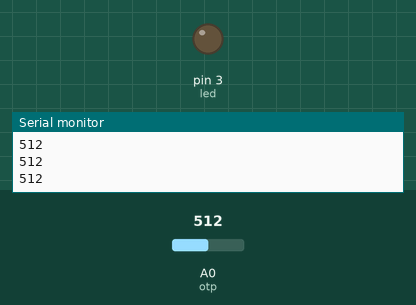
The sketch below on a simulated Arduino Uno, built with avr-gcc and run on an emulated ATmega328P. Parts: output pins drawn as LEDs (lit = HIGH), the last lines printed to the serial monitor. The test bench sets the inputs (shaded band); at power-on: A0 (otp) = 512.

Above: at 1.2 s.
1.3 s: A0 (otp) set to 716
At 1.8 s:
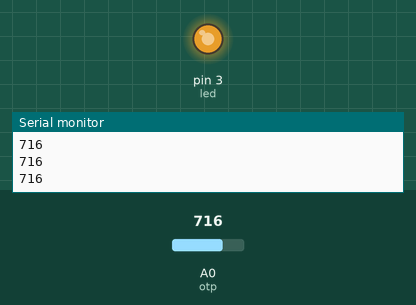
2.8 s: A0 (otp) set to 758
At 4.0 s:
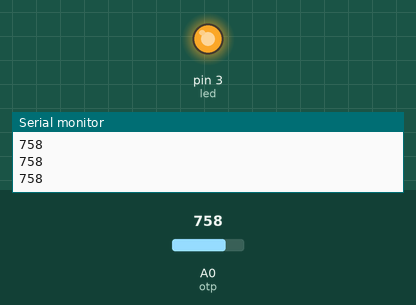
4.3 s: A0 (otp) set to 768
At 5.3 s:
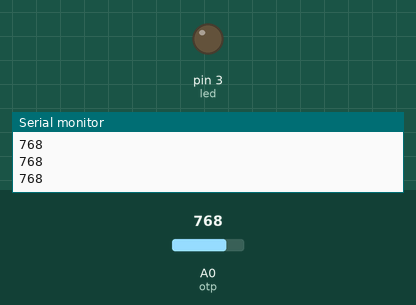
5.8 s: A0 (otp) set to 900
At 6.5 s:
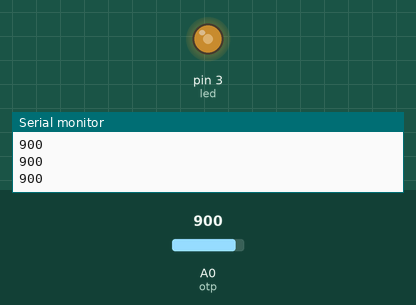
7.3 s: A0 (otp) set to 306
At 7.6 s:
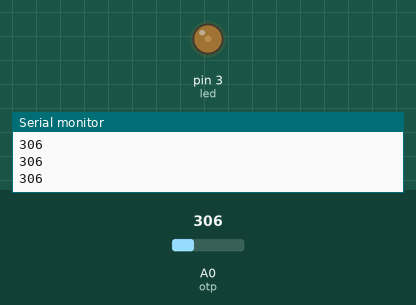
8.8 s: A0 (otp) set to 0
At 10.0 s:
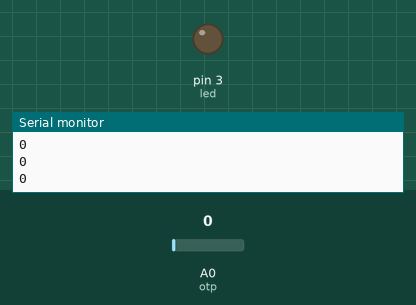
Timing chart, 0 to 11.3 s (numbered marks = the images above; inputs shaded):
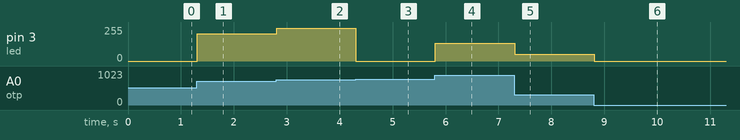

Measured:
- the behaviour switches between 767 and 768 on A0 (otp) (found by bisection; images 2 and 3)
- after the input at 1.3 s, pin 3 (led): 0/255 → 204/255 at once
- after the input at 2.8 s, pin 3 (led): 204/255 → 246/255 at once
- after the input at 4.3 s, pin 3 (led): 246/255 → 0/255 at once
- after the input at 5.8 s, pin 3 (led): 0/255 → 132/255 at once
- after the input at 7.3 s, pin 3 (led): 132/255 → 50/255 at once
- after the input at 8.8 s, pin 3 (led): 50/255 → 0/255 at once

The sketch:

variable_resistor.ino
```cpp
int led = 3;
int otp = A0;

void setup() {
  pinMode(led, OUTPUT);
  pinMode(otp, INPUT);
  Serial.begin(9600);
}

void loop() {
  // put your main code here, to run repeatedly:

  int valueOTP = analogRead(otp);

  Serial.println(valueOTP);

  analogWrite(led,valueOTP);
}
```
